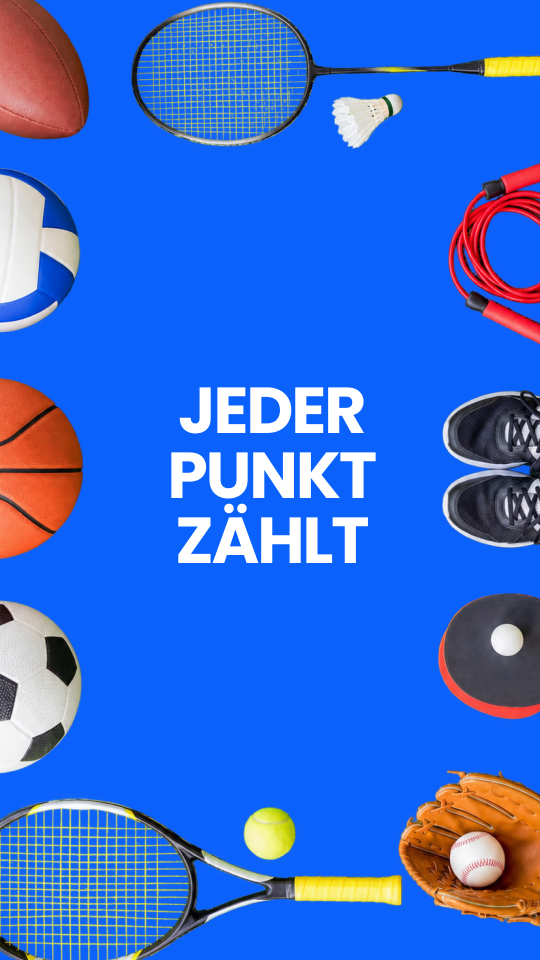
#> input picture marketing/google-play/localization-2026-10-02/exports/de-DE/01.png, 1080 x 1920 px, found by its file name (shown at 1/2 size); its folder holds only this picture in this run
$ python package_assets.py
#> lines starting #> are read from the running program, lines starting #| are printed output that depends on the picture
"""Bundle only reviewable metadata, fonts, design, and screenshots; never keys."""
from pathlib import Path
import zipfile
from PIL import Image,ImageDraw
ROOT=Path(__file__).resolve().parent

def preview(filename,languages):
#> called with filename = 'preview-major.png'
 out=Image.new('RGB',(1512,len(languages)*420),'#222');d=ImageDraw.Draw(out)
#> after `out = Image.new('RGB', (1512, len(languages) * 420), '#222')`: out: PIL image 1512x2520 RGB; every value is 34
 for row,lang in enumerate(languages):
  d.text((8,row*420+8),lang,fill='white')
  for i in range(7):
   x=Image.open(ROOT/'exports'/lang/f'{i+1:02}.png');x.thumbnail((216,384));out.paste(x,(i*216,row*420+30))
#> in preview, x is the input picture: PIL image 1080x1920 RGB; mean R, G, B 52.9, 107.2, 214.4
#> after `x.thumbnail((216, 384))`:
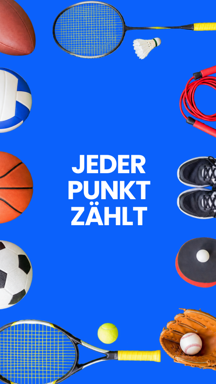
#> x: PIL image 216x384 RGB; mean R, G, B 52.9, 107.2, 214.5
#> after `out.paste(x, (i * 216, row * 420 + 30))`:
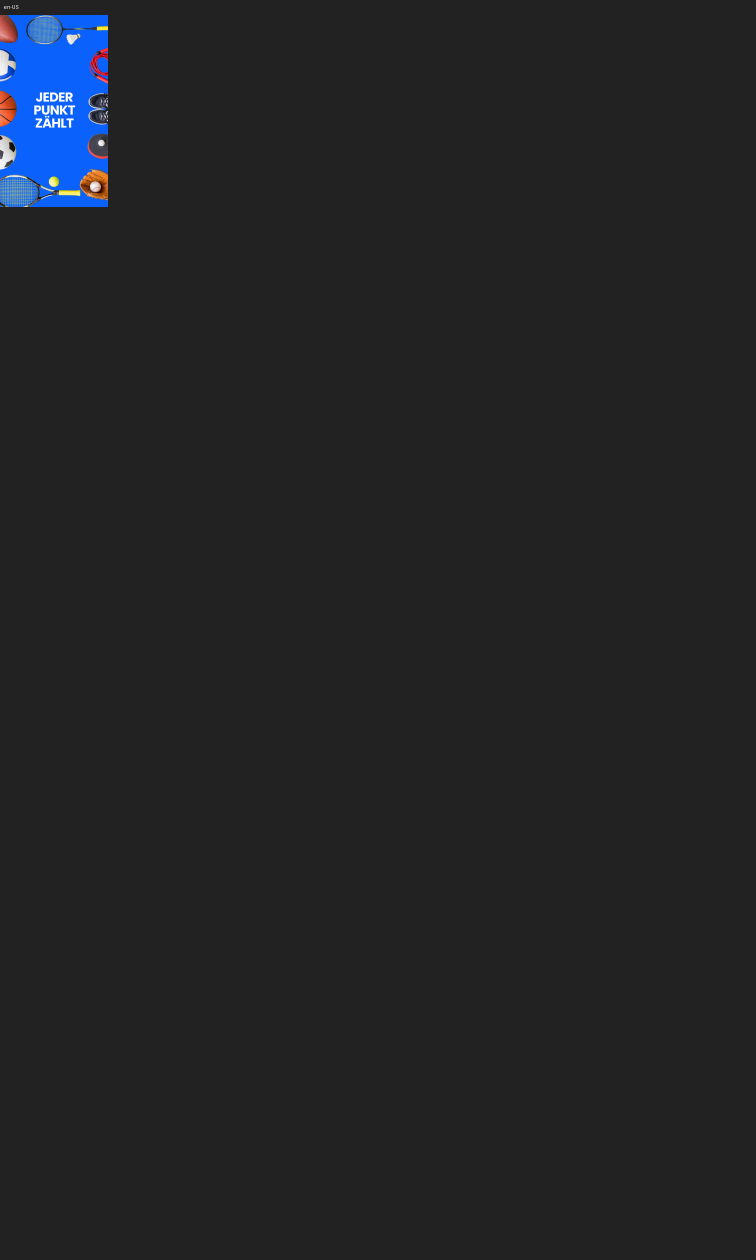
#> out: PIL image 1512x2520 RGB (shown at 1/2 size); mean R, G, B 34.4, 35.6, 37.9
 out.save(ROOT/filename)

def main():
 preview('preview-major.png',['en-US','ja-JP','ar','ru-RU','ko-KR','hi-IN'])
 preview('preview-scripts.png',['iw-IL','ur','th','bn-BD','kn-IN','ml-IN','ta-IN','te-IN','gu','pa'])
 dest=ROOT/'package';dest.mkdir(exist_ok=True)
 allowed={'exports','fonts','assets','locales'}
 files=['metadata.json','copy.json','locale-map.json','names-and-descriptions.csv','iScoreboard-GooglePlay-localized.pen','README.md','verification.json','export-manifest.json','layout-adjustments.json','auth-status.json','play_api.py','upload-plan.json','api-verification.json','basketball-teams.json','basketball-verification.json','basketball-update-template.js','refresh_basketball_api.py','pen-nodes-snapshot.json','verify_assets.py','preview-basketball-update.png','preview-major.png','preview-scripts.png','self-audit-report.json','self-audit-fixes.json','self-audit-native-updates.json','self-audit-native-measurements.json','refresh_self_audit_api.py','self_audit.py','preview-self-audit.png']
 with zipfile.ZipFile(dest/'iScoreboard-GooglePlay-localization-2026-10-02.zip','w',compression=zipfile.ZIP_DEFLATED,compresslevel=4) as z:
  for p in sorted(ROOT.rglob('*')):
   rel=p.relative_to(ROOT)
   if p.is_file() and (rel.parts[0] in allowed or str(rel) in files):z.write(p,arcname='iScoreboard-GooglePlay/'+str(rel))
 print('Packaged final material:',(dest/'iScoreboard-GooglePlay-localization-2026-10-02.zip').stat().st_size,'bytes')
#> (the run stopped early here; a loop or call above may not have finished)
